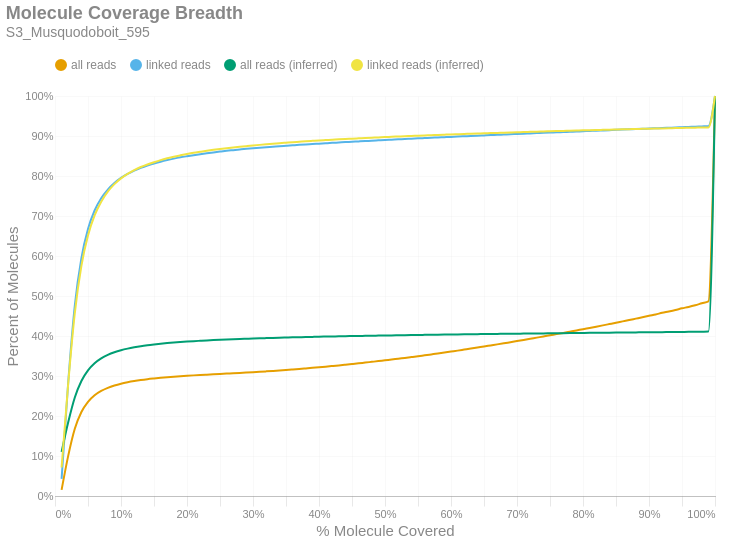

Here is the notebook cell this chart was saved with:
### Markdown cell above
### Molecule Read Coverage
This chart shows molecule coverage breadth as computed by the number of bases aligned to that molecule. In other words, "*how much of each unique long molecule is actually sequenced/aligned?*" Keep in mind there is a distinction between sequences and alignments, since some sequences belonging to a particular molecule may not align well and wouldn't appear in the alignment data. This chart also shows molecule coverage breadth as computed by the *inferred fragment* from which the aligned sequences originate. Unlike read coverage, this calculation takes into account the total insert size, including unsequenced gaps between the forward and reverse reads. Like the previous figures, these are cumulative percents.

### Code cell
if SKIPLR:
    print_html(f"Skipped")
else:
    binned_df = consolidated_hist(valids['coverage_bp'], mask, 0.01, True)
    binned_df_inf = consolidated_hist(valids['coverage_inserts'], mask, 0.01, True)
    binned_df = binned_df.with_columns(pl.lit(binned_df_inf['all reads (cumsum)']).alias('all reads (inferred)'))
    binned_df = binned_df.with_columns(pl.lit(binned_df_inf['linked reads (cumsum)']).alias('linked reads (inferred)'))
    binned_df = binned_df.with_columns(
        (pl.col('bin').cast(pl.Float64) + 0.01).alias('right_edge')
    )

    with SafeRender(binned_df):
        (
            density_plot(binned_df, 'Molecule Coverage Breadth', samplename, 'molcov', ['all reads (inferred)','linked reads (inferred)'])
            .encode(
                #x=alt.X('bin:Q', title="% Molecule Covered").axis(format = '%').scale(padding=0),
                x=alt.X('right_edge:Q', title="% Molecule Covered").axis(format='%').scale(padding=0),
                y=alt.Y('value:Q', title='Percent of Molecules')
                    .axis(format='%')
                    .stack(False)
                    .scale(domainMin=0, padding=0),
                color=alt.Color("key:N").scale(domain = ["all reads", "linked reads", "all reads (inferred)", "linked reads (inferred)"]),
                tooltip = [
                    alt.Tooltip("key:N", title = "Data Type"),
                    alt.Tooltip("range_label:N", title="% Molecule Covered"),
                    alt.Tooltip("value:Q", format = ".2%", title="% Molecules")
                ]
            )
        ).display()

### Figure 1 — Vega-Lite specification as saved in the notebook (floating-point values rounded to 4 significant figures)
{"width": "container", "height": 400, "config": {"title": {"anchor": "start", "dy": -15, "fontSize": 18, "color": "#888888", "subtitleColor": "#888888", "subtitleFontSize": 14}, "arc": {"fill": "#0072B2"}, "axis": {"domainColor": "#888888", "domainWidth": 0.5, "gridWidth": 0.2, "grid": false, "titleFontWeight": 400, "titleFontSize": 15, "labelFontSize": 11, "labelColor": "#888888", "tickColor": "#888888", "tickWidth": 0.2, "titleColor": "#888888"}, "axisBand": {"grid": false}, "axisX": {"grid": true, "tickSize": 10, "domainCap": "round"}, "axisY": {"domain": false, "grid": true, "tickSize": 0, "domainCap": "round"}, "background": "transparent", "header": {"labelFontSize": 15, "labelColor": "#888888", "titleFontSize": 15, "titleFontWeight": 600, "titleColor": "#888888"}, "legend": {"labelFont": "sans-serif", "labelFontSize": 12, "labelColor": "#888888", "symbolSize": 100, "symbolType": "circle", "titleFontSize": 12, "titlePadding": 10, "titleColor": "#888888", "title": null, "orient": "top"}, "range": {"category": ["#E69F00", "#56B4E9", "#009E73", "#F0E442", "#0072B2", "#D55E00", "#CC79A7", "#000000"], "diverging": ["#cfe8f3", "#a2d4ec", "#73bfe2", "#46abdb", "#1696d2", "#12719e"]}, "area": {"fill": "#0072B2", "fillOpacity": 0.7, "line": true, "strokeOpacity": 0.7}, "line": {"color": "#0072B2", "stroke": "#0072B2", "strokeWidth": 2}, "trail": {"color": "#0072B2", "stroke": "#0072B2", "strokeWidth": 0, "size": 1}, "point": {"filled": true, "fillOpacity": 1.0, "size": 95}, "text": {"color": "#888888", "fontSize": 11, "align": "right", "fontWeight": 400, "size": 11}, "bar": {"fill": "#0072B2", "stroke": null}, "view": {"stroke": null, "continuousWidth": 660, "continuousHeight": 400}}, "data": {"name": "data-4811ff3731e0ab9d7b04c48ef76d7fc6"}, "mark": {"type": "line", "interpolate": "monotone", "point": {"opacity": 0, "size": 275}}, "encoding": {"color": {"field": "key", "scale": {"domain": ["all reads", "linked reads", "all reads (inferred)", "linked reads (inferred)"]}, "type": "nominal"}, "tooltip": [{"field": "key", "title": "Data Type", "type": "nominal"}, {"field": "range_label", "title": "% Molecule Covered", "type": "nominal"}, {"field": "value", "format": ".2%", "title": "% Molecules", "type": "quantitative"}], "x": {"axis": {"format": "%"}, "field": "right_edge", "scale": {"padding": 0}, "title": "% Molecule Covered", "type": "quantitative"}, "y": {"axis": {"format": "%"}, "field": "value", "scale": {"domainMin": 0, "padding": 0}, "stack": false, "title": "Percent of Molecules", "type": "quantitative"}}, "params": [{"name": "param_c36ac31b6afebe62", "select": {"type": "point", "fields": ["key"]}, "bind": "legend"}], "title": {"text": "Molecule Coverage Breadth", "subtitle": "S3_Musquodoboit_595"}, "transform": [{"fold": ["all reads (cumsum)", "linked reads (cumsum)", "all reads (inferred)", "linked reads (inferred)"]}, {"calculate": "replace(datum.key, ' (cumsum)', '')", "as": "key"}, {"filter": {"param": "param_c36ac31b6afebe62"}}], "usermeta": {"embedOptions": {"downloadFileName": "S3_Musquodoboit_595.molcov"}}, "$schema": "https://vega.github.io/schema/vega-lite/v6.1.0.json", "datasets": {"data-4811ff3731e0ab9d7b04c48ef76d7fc6": [{"bin": "0.0", "interval": "0.0-0.01", "all reads": 0.01544, "linked reads": 0.04272, "all reads (cumsum)": 0.01544, "linked reads (cumsum)": 0.04272, "range_label": "0.0-0.01", "all reads (inferred)": 0.1104, "linked reads (inferred)": 0.07127, "right_edge": 0.01}, {"bin": "0.01", "interval": "0.01-0.02", "all reads": 0.08495, "linked reads": 0.241, "all reads (cumsum)": 0.1004, "linked reads (cumsum)": 0.2837, "range_label": "0.01-0.02", "all reads (inferred)": 0.1842, "linked reads (inferred)": 0.281, "right_edge": 0.02}, {"bin": "0.02", "interval": "0.02-0.03", "all reads": 0.06761, "linked reads": 0.1921, "all reads (cumsum)": 0.168, "linked reads (cumsum)": 0.4758, "range_label": "0.02-0.03", "all reads (inferred)": 0.2462, "linked reads (inferred)": 0.4574, "right_edge": 0.03}, {"bin": "0.03", "interval": "0.03-0.04", "all reads": 0.04191, "linked reads": 0.119, "all reads (cumsum)": 0.2099, "linked reads (cumsum)": 0.5948, "range_label": "0.03-0.04", "all reads (inferred)": 0.2876, "linked reads (inferred)": 0.5755, "right_edge": 0.04}, {"bin": "0.04", "interval": "0.04-0.05", "all reads": 0.02562, "linked reads": 0.07264, "all reads (cumsum)": 0.2355, "linked reads (cumsum)": 0.6674, "range_label": "0.04-0.05", "all reads (inferred)": 0.3142, "linked reads (inferred)": 0.6512, "right_edge": 0.05}, {"bin": "0.05", "interval": "0.05-0.06", "all reads": 0.01638, "linked reads": 0.04629, "all reads (cumsum)": 0.2519, "linked reads (cumsum)": 0.7137, "range_label": "0.05-0.06", "all reads (inferred)": 0.3319, "linked reads (inferred)": 0.7016, "right_edge": 0.06}, {"bin": "0.06", "interval": "0.06-0.07", "all reads": 0.01085, "linked reads": 0.03064, "all reads (cumsum)": 0.2627, "linked reads (cumsum)": 0.7443, "range_label": "0.06-0.07", "all reads (inferred)": 0.344, "linked reads (inferred)": 0.7358, "right_edge": 0.07}, {"bin": "0.07", "interval": "0.07-0.08", "all reads": 0.007681, "linked reads": 0.02166, "all reads (cumsum)": 0.2704, "linked reads (cumsum)": 0.766, "range_label": "0.07-0.08", "all reads (inferred)": 0.3528, "linked reads (inferred)": 0.7608, "right_edge": 0.08}, {"bin": "0.08", "interval": "0.08-0.09", "all reads": 0.005814, "linked reads": 0.01632, "all reads (cumsum)": 0.2762, "linked reads (cumsum)": 0.7823, "range_label": "0.08-0.09", "all reads (inferred)": 0.3594, "linked reads (inferred)": 0.7796, "right_edge": 0.09}, {"bin": "0.09", "interval": "0.09-0.1", "all reads": 0.004568, "linked reads": 0.01281, "all reads (cumsum)": 0.2808, "linked reads (cumsum)": 0.7951, "range_label": "0.09-0.1", "all reads (inferred)": 0.3645, "linked reads (inferred)": 0.794, "right_edge": 0.1}, {"bin": "0.1", "interval": "0.1-0.11", "all reads": 0.003552, "linked reads": 0.009902, "all reads (cumsum)": 0.2844, "linked reads (cumsum)": 0.805, "range_label": "0.1-0.11", "all reads (inferred)": 0.3685, "linked reads (inferred)": 0.8053, "right_edge": 0.11}, {"bin": "0.11", "interval": "0.11-0.12", "all reads": 0.002991, "linked reads": 0.00838, "all reads (cumsum)": 0.2874, "linked reads (cumsum)": 0.8134, "range_label": "0.11-0.12", "all reads (inferred)": 0.3717, "linked reads (inferred)": 0.8145, "right_edge": 0.12}, {"bin": "0.12", "interval": "0.12-0.13", "all reads": 0.002527, "linked reads": 0.007007, "all reads (cumsum)": 0.2899, "linked reads (cumsum)": 0.8204, "range_label": "0.12-0.13", "all reads (inferred)": 0.3745, "linked reads (inferred)": 0.8224, "right_edge": 0.13}, {"bin": "0.13", "interval": "0.13-0.14", "all reads": 0.002121, "linked reads": 0.005901, "all reads (cumsum)": 0.292, "linked reads (cumsum)": 0.8263, "range_label": "0.13-0.14", "all reads (inferred)": 0.3768, "linked reads (inferred)": 0.8289, "right_edge": 0.14}, {"bin": "0.14", "interval": "0.14-0.15", "all reads": 0.001777, "linked reads": 0.004883, "all reads (cumsum)": 0.2938, "linked reads (cumsum)": 0.8312, "range_label": "0.14-0.15", "all reads (inferred)": 0.3788, "linked reads (inferred)": 0.8345, "right_edge": 0.15}, {"bin": "0.15", "interval": "0.15-0.16", "all reads": 0.001649, "linked reads": 0.004537, "all reads (cumsum)": 0.2954, "linked reads (cumsum)": 0.8358, "range_label": "0.15-0.16", "all reads (inferred)": 0.3806, "linked reads (inferred)": 0.8397, "right_edge": 0.16}, {"bin": "0.16", "interval": "0.16-0.17", "all reads": 0.001474, "linked reads": 0.004036, "all reads (cumsum)": 0.2969, "linked reads (cumsum)": 0.8398, "range_label": "0.16-0.17", "all reads (inferred)": 0.3822, "linked reads (inferred)": 0.8442, "right_edge": 0.17}, {"bin": "0.17", "interval": "0.17-0.18", "all reads": 0.001339, "linked reads": 0.003604, "all reads (cumsum)": 0.2982, "linked reads (cumsum)": 0.8434, "range_label": "0.17-0.18", "all reads (inferred)": 0.3837, "linked reads (inferred)": 0.8482, "right_edge": 0.18}, {"bin": "0.18", "interval": "0.18-0.19", "all reads": 0.001223, "linked reads": 0.00322, "all reads (cumsum)": 0.2995, "linked reads (cumsum)": 0.8466, "range_label": "0.18-0.19", "all reads (inferred)": 0.3849, "linked reads (inferred)": 0.8517, "right_edge": 0.19}, {"bin": "0.19", "interval": "0.19-0.2", "all reads": 0.001081, "linked reads": 0.002831, "all reads (cumsum)": 0.3005, "linked reads (cumsum)": 0.8494, "range_label": "0.19-0.2", "all reads (inferred)": 0.3861, "linked reads (inferred)": 0.8549, "right_edge": 0.2}, {"bin": "0.2", "interval": "0.2-0.21", "all reads": 0.001016, "linked reads": 0.002684, "all reads (cumsum)": 0.3016, "linked reads (cumsum)": 0.8521, "range_label": "0.2-0.21", "all reads (inferred)": 0.3871, "linked reads (inferred)": 0.8579, "right_edge": 0.21}, {"bin": "0.21", "interval": "0.21-0.22", "all reads": 0.0009489, "linked reads": 0.002402, "all reads (cumsum)": 0.3025, "linked reads (cumsum)": 0.8545, "range_label": "0.21-0.22", "all reads (inferred)": 0.388, "linked reads (inferred)": 0.8605, "right_edge": 0.22}, {"bin": "0.22", "interval": "0.22-0.23", "all reads": 0.0008994, "linked reads": 0.00226, "all reads (cumsum)": 0.3034, "linked reads (cumsum)": 0.8568, "range_label": "0.22-0.23", "all reads (inferred)": 0.3889, "linked reads (inferred)": 0.8631, "right_edge": 0.23}, {"bin": "0.23", "interval": "0.23-0.24", "all reads": 0.0008879, "linked reads": 0.00217, "all reads (cumsum)": 0.3043, "linked reads (cumsum)": 0.859, "range_label": "0.23-0.24", "all reads (inferred)": 0.3898, "linked reads (inferred)": 0.8654, "right_edge": 0.24}, {"bin": "0.24", "interval": "0.24-0.25", "all reads": 0.0008683, "linked reads": 0.002043, "all reads (cumsum)": 0.3052, "linked reads (cumsum)": 0.861, "range_label": "0.24-0.25", "all reads (inferred)": 0.3905, "linked reads (inferred)": 0.8675, "right_edge": 0.25}, {"bin": "0.25", "interval": "0.25-0.26", "all reads": 0.0008216, "linked reads": 0.00195, "all reads (cumsum)": 0.306, "linked reads (cumsum)": 0.863, "range_label": "0.25-0.26", "all reads (inferred)": 0.3912, "linked reads (inferred)": 0.8695, "right_edge": 0.26}, {"bin": "0.26", "interval": "0.26-0.27", "all reads": 0.0007704, "linked reads": 0.001657, "all reads (cumsum)": 0.3068, "linked reads (cumsum)": 0.8646, "range_label": "0.26-0.27", "all reads (inferred)": 0.3919, "linked reads (inferred)": 0.8713, "right_edge": 0.27}, {"bin": "0.27", "interval": "0.27-0.28", "all reads": 0.0008487, "linked reads": 0.001654, "all reads (cumsum)": 0.3076, "linked reads (cumsum)": 0.8663, "range_label": "0.27-0.28", "all reads (inferred)": 0.3925, "linked reads (inferred)": 0.873, "right_edge": 0.28}, {"bin": "0.28", "interval": "0.28-0.29", "all reads": 0.0009235, "linked reads": 0.001612, "all reads (cumsum)": 0.3085, "linked reads (cumsum)": 0.8679, "range_label": "0.28-0.29", "all reads (inferred)": 0.3931, "linked reads (inferred)": 0.8747, "right_edge": 0.29}, {"bin": "0.29", "interval": "0.29-0.3", "all reads": 0.0009604, "linked reads": 0.001456, "all reads (cumsum)": 0.3095, "linked reads (cumsum)": 0.8693, "range_label": "0.29-0.3", "all reads (inferred)": 0.3937, "linked reads (inferred)": 0.8763, "right_edge": 0.3}, {"bin": "0.3", "interval": "0.3-0.31", "all reads": 0.001017, "linked reads": 0.001377, "all reads (cumsum)": 0.3105, "linked reads (cumsum)": 0.8707, "range_label": "0.3-0.31", "all reads (inferred)": 0.3942, "linked reads (inferred)": 0.8778, "right_edge": 0.31}, {"bin": "0.31", "interval": "0.31-0.32", "all reads": 0.001072, "linked reads": 0.001321, "all reads (cumsum)": 0.3116, "linked reads (cumsum)": 0.872, "range_label": "0.31-0.32", "all reads (inferred)": 0.3947, "linked reads (inferred)": 0.8793, "right_edge": 0.32}, {"bin": "0.32", "interval": "0.32-0.33", "all reads": 0.0011, "linked reads": 0.001204, "all reads (cumsum)": 0.3127, "linked reads (cumsum)": 0.8732, "range_label": "0.32-0.33", "all reads (inferred)": 0.3952, "linked reads (inferred)": 0.8807, "right_edge": 0.33}, {"bin": "0.33", "interval": "0.33-0.34", "all reads": 0.001139, "linked reads": 0.001268, "all reads (cumsum)": 0.3138, "linked reads (cumsum)": 0.8745, "range_label": "0.33-0.34", "all reads (inferred)": 0.3957, "linked reads (inferred)": 0.882, "right_edge": 0.34}, {"bin": "0.34", "interval": "0.34-0.35", "all reads": 0.001224, "linked reads": 0.001139, "all reads (cumsum)": 0.315, "linked reads (cumsum)": 0.8756, "range_label": "0.34-0.35", "all reads (inferred)": 0.3962, "linked reads (inferred)": 0.8833, "right_edge": 0.35}, {"bin": "0.35", "interval": "0.35-0.36", "all reads": 0.001284, "linked reads": 0.001136, "all reads (cumsum)": 0.3163, "linked reads (cumsum)": 0.8768, "range_label": "0.35-0.36", "all reads (inferred)": 0.3966, "linked reads (inferred)": 0.8845, "right_edge": 0.36}, {"bin": "0.36", "interval": "0.36-0.37", "all reads": 0.001308, "linked reads": 0.001128, "all reads (cumsum)": 0.3176, "linked reads (cumsum)": 0.8779, "range_label": "0.36-0.37", "all reads (inferred)": 0.397, "linked reads (inferred)": 0.8856, "right_edge": 0.37}, {"bin": "0.37", "interval": "0.37-0.38", "all reads": 0.001357, "linked reads": 0.001047, "all reads (cumsum)": 0.319, "linked reads (cumsum)": 0.879, "range_label": "0.37-0.38", "all reads (inferred)": 0.3974, "linked reads (inferred)": 0.8868, "right_edge": 0.38}, {"bin": "0.38", "interval": "0.38-0.39", "all reads": 0.00137, "linked reads": 0.0009562, "all reads (cumsum)": 0.3204, "linked reads (cumsum)": 0.8799, "range_label": "0.38-0.39", "all reads (inferred)": 0.3978, "linked reads (inferred)": 0.8878, "right_edge": 0.39}, {"bin": "0.39", "interval": "0.39-0.4", "all reads": 0.001461, "linked reads": 0.001001, "all reads (cumsum)": 0.3218, "linked reads (cumsum)": 0.8809, "range_label": "0.39-0.4", "all reads (inferred)": 0.3982, "linked reads (inferred)": 0.8889, "right_edge": 0.4}, {"bin": "0.4", "interval": "0.4-0.41", "all reads": 0.001523, "linked reads": 0.0009842, "all reads (cumsum)": 0.3233, "linked reads (cumsum)": 0.8819, "range_label": "0.4-0.41", "all reads (inferred)": 0.3985, "linked reads (inferred)": 0.8899, "right_edge": 0.41}, {"bin": "0.41", "interval": "0.41-0.42", "all reads": 0.00158, "linked reads": 0.0009694, "all reads (cumsum)": 0.3249, "linked reads (cumsum)": 0.8829, "range_label": "0.41-0.42", "all reads (inferred)": 0.3989, "linked reads (inferred)": 0.8908, "right_edge": 0.42}, {"bin": "0.42", "interval": "0.42-0.43", "all reads": 0.001605, "linked reads": 0.0009101, "all reads (cumsum)": 0.3265, "linked reads (cumsum)": 0.8838, "range_label": "0.42-0.43", "all reads (inferred)": 0.3992, "linked reads (inferred)": 0.8917, "right_edge": 0.43}, {"bin": "0.43", "interval": "0.43-0.44", "all reads": 0.001677, "linked reads": 0.0009298, "all reads (cumsum)": 0.3282, "linked reads (cumsum)": 0.8847, "range_label": "0.43-0.44", "all reads (inferred)": 0.3995, "linked reads (inferred)": 0.8926, "right_edge": 0.44}, {"bin": "0.44", "interval": "0.44-0.45", "all reads": 0.001709, "linked reads": 0.0008754, "all reads (cumsum)": 0.3299, "linked reads (cumsum)": 0.8856, "range_label": "0.44-0.45", "all reads (inferred)": 0.3998, "linked reads (inferred)": 0.8934, "right_edge": 0.45}, {"bin": "0.45", "interval": "0.45-0.46", "all reads": 0.001754, "linked reads": 0.0009183, "all reads (cumsum)": 0.3317, "linked reads (cumsum)": 0.8865, "range_label": "0.45-0.46", "all reads (inferred)": 0.4001, "linked reads (inferred)": 0.8942, "right_edge": 0.46}, {"bin": "0.46", "interval": "0.46-0.47", "all reads": 0.001874, "linked reads": 0.0008886, "all reads (cumsum)": 0.3335, "linked reads (cumsum)": 0.8874, "range_label": "0.46-0.47", "all reads (inferred)": 0.4004, "linked reads (inferred)": 0.895, "right_edge": 0.47}, {"bin": "0.47", "interval": "0.47-0.48", "all reads": 0.001828, "linked reads": 0.0007963, "all reads (cumsum)": 0.3354, "linked reads (cumsum)": 0.8882, "range_label": "0.47-0.48", "all reads (inferred)": 0.4007, "linked reads (inferred)": 0.8958, "right_edge": 0.48}, {"bin": "0.48", "interval": "0.48-0.49", "all reads": 0.001839, "linked reads": 0.0009167, "all reads (cumsum)": 0.3372, "linked reads (cumsum)": 0.8891, "range_label": "0.48-0.49", "all reads (inferred)": 0.401, "linked reads (inferred)": 0.8965, "right_edge": 0.49}, {"bin": "0.49", "interval": "0.49-0.5", "all reads": 0.002078, "linked reads": 0.0009216, "all reads (cumsum)": 0.3393, "linked reads (cumsum)": 0.89, "range_label": "0.49-0.5", "all reads (inferred)": 0.4013, "linked reads (inferred)": 0.8973, "right_edge": 0.5}, {"bin": "0.5", "interval": "0.5-0.51", "all reads": 0.001872, "linked reads": 0.0008194, "all reads (cumsum)": 0.3412, "linked reads (cumsum)": 0.8908, "range_label": "0.5-0.51", "all reads (inferred)": 0.4015, "linked reads (inferred)": 0.898, "right_edge": 0.51}, {"bin": "0.51", "interval": "0.51-0.52", "all reads": 0.002124, "linked reads": 0.0008408, "all reads (cumsum)": 0.3433, "linked reads (cumsum)": 0.8917, "range_label": "0.51-0.52", "all reads (inferred)": 0.4018, "linked reads (inferred)": 0.8987, "right_edge": 0.52}, {"bin": "0.52", "interval": "0.52-0.53", "all reads": 0.001982, "linked reads": 0.0007699, "all reads (cumsum)": 0.3453, "linked reads (cumsum)": 0.8924, "range_label": "0.52-0.53", "all reads (inferred)": 0.4021, "linked reads (inferred)": 0.8994, "right_edge": 0.53}, {"bin": "0.53", "interval": "0.53-0.54", "all reads": 0.002096, "linked reads": 0.000854, "all reads (cumsum)": 0.3474, "linked reads (cumsum)": 0.8933, "range_label": "0.53-0.54", "all reads (inferred)": 0.4023, "linked reads (inferred)": 0.9001, "right_edge": 0.54}, {"bin": "0.54", "interval": "0.54-0.55", "all reads": 0.002137, "linked reads": 0.0008111, "all reads (cumsum)": 0.3495, "linked reads (cumsum)": 0.8941, "range_label": "0.54-0.55", "all reads (inferred)": 0.4026, "linked reads (inferred)": 0.9008, "right_edge": 0.55}, {"bin": "0.55", "interval": "0.55-0.56", "all reads": 0.002274, "linked reads": 0.0007435, "all reads (cumsum)": 0.3518, "linked reads (cumsum)": 0.8949, "range_label": "0.55-0.56", "all reads (inferred)": 0.4028, "linked reads (inferred)": 0.9015, "right_edge": 0.56}, {"bin": "0.56", "interval": "0.56-0.57", "all reads": 0.002252, "linked reads": 0.0007452, "all reads (cumsum)": 0.354, "linked reads (cumsum)": 0.8956, "range_label": "0.56-0.57", "all reads (inferred)": 0.4031, "linked reads (inferred)": 0.9021, "right_edge": 0.57}, {"bin": "0.57", "interval": "0.57-0.58", "all reads": 0.002248, "linked reads": 0.0007155, "all reads (cumsum)": 0.3563, "linked reads (cumsum)": 0.8963, "range_label": "0.57-0.58", "all reads (inferred)": 0.4033, "linked reads (inferred)": 0.9028, "right_edge": 0.58}, {"bin": "0.58", "interval": "0.58-0.59", "all reads": 0.002377, "linked reads": 0.0007468, "all reads (cumsum)": 0.3586, "linked reads (cumsum)": 0.8971, "range_label": "0.58-0.59", "all reads (inferred)": 0.4035, "linked reads (inferred)": 0.9034, "right_edge": 0.59}, {"bin": "0.59", "interval": "0.59-0.6", "all reads": 0.002408, "linked reads": 0.0007435, "all reads (cumsum)": 0.3611, "linked reads (cumsum)": 0.8978, "range_label": "0.59-0.6", "all reads (inferred)": 0.4038, "linked reads (inferred)": 0.904, "right_edge": 0.6}, {"bin": "0.6", "interval": "0.6-0.61", "all reads": 0.002379, "linked reads": 0.000699, "all reads (cumsum)": 0.3634, "linked reads (cumsum)": 0.8985, "range_label": "0.6-0.61", "all reads (inferred)": 0.404, "linked reads (inferred)": 0.9045, "right_edge": 0.61}, {"bin": "0.61", "interval": "0.61-0.62", "all reads": 0.002541, "linked reads": 0.0007963, "all reads (cumsum)": 0.366, "linked reads (cumsum)": 0.8993, "range_label": "0.61-0.62", "all reads (inferred)": 0.4042, "linked reads (inferred)": 0.9051, "right_edge": 0.62}, {"bin": "0.62", "interval": "0.62-0.63", "all reads": 0.002538, "linked reads": 0.0008144, "all reads (cumsum)": 0.3685, "linked reads (cumsum)": 0.9001, "range_label": "0.62-0.63", "all reads (inferred)": 0.4044, "linked reads (inferred)": 0.9057, "right_edge": 0.63}, {"bin": "0.63", "interval": "0.63-0.64", "all reads": 0.00262, "linked reads": 0.0007567, "all reads (cumsum)": 0.3711, "linked reads (cumsum)": 0.9009, "range_label": "0.63-0.64", "all reads (inferred)": 0.4046, "linked reads (inferred)": 0.9062, "right_edge": 0.64}, {"bin": "0.64", "interval": "0.64-0.65", "all reads": 0.002551, "linked reads": 0.0006792, "all reads (cumsum)": 0.3737, "linked reads (cumsum)": 0.9016, "range_label": "0.64-0.65", "all reads (inferred)": 0.4048, "linked reads (inferred)": 0.9067, "right_edge": 0.65}, {"bin": "0.65", "interval": "0.65-0.66", "all reads": 0.002686, "linked reads": 0.0006891, "all reads (cumsum)": 0.3764, "linked reads (cumsum)": 0.9022, "range_label": "0.65-0.66", "all reads (inferred)": 0.405, "linked reads (inferred)": 0.9073, "right_edge": 0.66}, {"bin": "0.66", "interval": "0.66-0.67", "all reads": 0.002669, "linked reads": 0.0007551, "all reads (cumsum)": 0.379, "linked reads (cumsum)": 0.903, "range_label": "0.66-0.67", "all reads (inferred)": 0.4052, "linked reads (inferred)": 0.9078, "right_edge": 0.67}, {"bin": "0.67", "interval": "0.67-0.68", "all reads": 0.002707, "linked reads": 0.0006924, "all reads (cumsum)": 0.3817, "linked reads (cumsum)": 0.9037, "range_label": "0.67-0.68", "all reads (inferred)": 0.4054, "linked reads (inferred)": 0.9084, "right_edge": 0.68}, {"bin": "0.68", "interval": "0.68-0.69", "all reads": 0.00276, "linked reads": 0.0007139, "all reads (cumsum)": 0.3845, "linked reads (cumsum)": 0.9044, "range_label": "0.68-0.69", "all reads (inferred)": 0.4056, "linked reads (inferred)": 0.9089, "right_edge": 0.69}, {"bin": "0.69", "interval": "0.69-0.7", "all reads": 0.00275, "linked reads": 0.0006727, "all reads (cumsum)": 0.3873, "linked reads (cumsum)": 0.9051, "range_label": "0.69-0.7", "all reads (inferred)": 0.4058, "linked reads (inferred)": 0.9094, "right_edge": 0.7}, {"bin": "0.7", "interval": "0.7-0.71", "all reads": 0.002817, "linked reads": 0.0006957, "all reads (cumsum)": 0.3901, "linked reads (cumsum)": 0.9058, "range_label": "0.7-0.71", "all reads (inferred)": 0.406, "linked reads (inferred)": 0.9099, "right_edge": 0.71}, {"bin": "0.71", "interval": "0.71-0.72", "all reads": 0.002879, "linked reads": 0.0007238, "all reads (cumsum)": 0.393, "linked reads (cumsum)": 0.9065, "range_label": "0.71-0.72", "all reads (inferred)": 0.4062, "linked reads (inferred)": 0.9104, "right_edge": 0.72}, {"bin": "0.72", "interval": "0.72-0.73", "all reads": 0.002946, "linked reads": 0.0007023, "all reads (cumsum)": 0.3959, "linked reads (cumsum)": 0.9072, "range_label": "0.72-0.73", "all reads (inferred)": 0.4064, "linked reads (inferred)": 0.9109, "right_edge": 0.73}, {"bin": "0.73", "interval": "0.73-0.74", "all reads": 0.002881, "linked reads": 0.0007402, "all reads (cumsum)": 0.3988, "linked reads (cumsum)": 0.9079, "range_label": "0.73-0.74", "all reads (inferred)": 0.4066, "linked reads (inferred)": 0.9113, "right_edge": 0.74}, {"bin": "0.74", "interval": "0.74-0.75", "all reads": 0.003013, "linked reads": 0.0006743, "all reads (cumsum)": 0.4018, "linked reads (cumsum)": 0.9086, "range_label": "0.74-0.75", "all reads (inferred)": 0.4068, "linked reads (inferred)": 0.9118, "right_edge": 0.75}, {"bin": "0.75", "interval": "0.75-0.76", "all reads": 0.002928, "linked reads": 0.0006034, "all reads (cumsum)": 0.4047, "linked reads (cumsum)": 0.9092, "range_label": "0.75-0.76", "all reads (inferred)": 0.4069, "linked reads (inferred)": 0.9123, "right_edge": 0.76}, {"bin": "0.76", "interval": "0.76-0.77", "all reads": 0.003005, "linked reads": 0.0006957, "all reads (cumsum)": 0.4077, "linked reads (cumsum)": 0.9099, "range_label": "0.76-0.77", "all reads (inferred)": 0.4071, "linked reads (inferred)": 0.9128, "right_edge": 0.77}, {"bin": "0.77", "interval": "0.77-0.78", "all reads": 0.003057, "linked reads": 0.0006578, "all reads (cumsum)": 0.4108, "linked reads (cumsum)": 0.9106, "range_label": "0.77-0.78", "all reads (inferred)": 0.4073, "linked reads (inferred)": 0.9132, "right_edge": 0.78}, {"bin": "0.78", "interval": "0.78-0.79", "all reads": 0.003065, "linked reads": 0.0006776, "all reads (cumsum)": 0.4138, "linked reads (cumsum)": 0.9112, "range_label": "0.78-0.79", "all reads (inferred)": 0.4075, "linked reads (inferred)": 0.9137, "right_edge": 0.79}, {"bin": "0.79", "interval": "0.79-0.8", "all reads": 0.003259, "linked reads": 0.0006397, "all reads (cumsum)": 0.4171, "linked reads (cumsum)": 0.9119, "range_label": "0.79-0.8", "all reads (inferred)": 0.4077, "linked reads (inferred)": 0.9141, "right_edge": 0.8}, {"bin": "0.8", "interval": "0.8-0.81", "all reads": 0.003034, "linked reads": 0.0006776, "all reads (cumsum)": 0.4201, "linked reads (cumsum)": 0.9126, "range_label": "0.8-0.81", "all reads (inferred)": 0.4078, "linked reads (inferred)": 0.9146, "right_edge": 0.81}, {"bin": "0.81", "interval": "0.81-0.82", "all reads": 0.003166, "linked reads": 0.0006496, "all reads (cumsum)": 0.4233, "linked reads (cumsum)": 0.9132, "range_label": "0.81-0.82", "all reads (inferred)": 0.408, "linked reads (inferred)": 0.915, "right_edge": 0.82}, {"bin": "0.82", "interval": "0.82-0.83", "all reads": 0.003234, "linked reads": 0.0007172, "all reads (cumsum)": 0.4265, "linked reads (cumsum)": 0.9139, "range_label": "0.82-0.83", "all reads (inferred)": 0.4082, "linked reads (inferred)": 0.9154, "right_edge": 0.83}, {"bin": "0.83", "interval": "0.83-0.84", "all reads": 0.003276, "linked reads": 0.0007139, "all reads (cumsum)": 0.4298, "linked reads (cumsum)": 0.9146, "range_label": "0.83-0.84", "all reads (inferred)": 0.4083, "linked reads (inferred)": 0.9158, "right_edge": 0.84}, {"bin": "0.84", "interval": "0.84-0.85", "all reads": 0.003286, "linked reads": 0.0007056, "all reads (cumsum)": 0.4331, "linked reads (cumsum)": 0.9154, "range_label": "0.84-0.85", "all reads (inferred)": 0.4085, "linked reads (inferred)": 0.9162, "right_edge": 0.85}, {"bin": "0.85", "interval": "0.85-0.86", "all reads": 0.003436, "linked reads": 0.0006694, "all reads (cumsum)": 0.4365, "linked reads (cumsum)": 0.916, "range_label": "0.85-0.86", "all reads (inferred)": 0.4087, "linked reads (inferred)": 0.9166, "right_edge": 0.86}, {"bin": "0.86", "interval": "0.86-0.87", "all reads": 0.003383, "linked reads": 0.0006446, "all reads (cumsum)": 0.4399, "linked reads (cumsum)": 0.9167, "range_label": "0.86-0.87", "all reads (inferred)": 0.4088, "linked reads (inferred)": 0.917, "right_edge": 0.87}, {"bin": "0.87", "interval": "0.87-0.88", "all reads": 0.003468, "linked reads": 0.0006166, "all reads (cumsum)": 0.4434, "linked reads (cumsum)": 0.9173, "range_label": "0.87-0.88", "all reads (inferred)": 0.409, "linked reads (inferred)": 0.9174, "right_edge": 0.88}, {"bin": "0.88", "interval": "0.88-0.89", "all reads": 0.003455, "linked reads": 0.0006694, "all reads (cumsum)": 0.4468, "linked reads (cumsum)": 0.918, "range_label": "0.88-0.89", "all reads (inferred)": 0.4092, "linked reads (inferred)": 0.9178, "right_edge": 0.89}, {"bin": "0.89", "interval": "0.89-0.9", "all reads": 0.003686, "linked reads": 0.0007007, "all reads (cumsum)": 0.4505, "linked reads (cumsum)": 0.9187, "range_label": "0.89-0.9", "all reads (inferred)": 0.4093, "linked reads (inferred)": 0.9182, "right_edge": 0.9}, {"bin": "0.9", "interval": "0.9-0.91", "all reads": 0.003445, "linked reads": 0.0006694, "all reads (cumsum)": 0.454, "linked reads (cumsum)": 0.9193, "range_label": "0.9-0.91", "all reads (inferred)": 0.4095, "linked reads (inferred)": 0.9186, "right_edge": 0.91}, {"bin": "0.91", "interval": "0.91-0.92", "all reads": 0.003933, "linked reads": 0.0006842, "all reads (cumsum)": 0.4579, "linked reads (cumsum)": 0.92, "range_label": "0.91-0.92", "all reads (inferred)": 0.4097, "linked reads (inferred)": 0.919, "right_edge": 0.92}, {"bin": "0.92", "interval": "0.92-0.93", "all reads": 0.00346, "linked reads": 0.0006479, "all reads (cumsum)": 0.4614, "linked reads (cumsum)": 0.9207, "range_label": "0.92-0.93", "all reads (inferred)": 0.4098, "linked reads (inferred)": 0.9194, "right_edge": 0.93}, {"bin": "0.93", "interval": "0.93-0.94", "all reads": 0.003687, "linked reads": 0.0006397, "all reads (cumsum)": 0.4651, "linked reads (cumsum)": 0.9213, "range_label": "0.93-0.94", "all reads (inferred)": 0.41, "linked reads (inferred)": 0.9197, "right_edge": 0.94}, {"bin": "0.94", "interval": "0.94-0.95", "all reads": 0.004093, "linked reads": 0.0006957, "all reads (cumsum)": 0.4692, "linked reads (cumsum)": 0.922, "range_label": "0.94-0.95", "all reads (inferred)": 0.4102, "linked reads (inferred)": 0.9201, "right_edge": 0.95}, {"bin": "0.95", "interval": "0.95-0.96", "all reads": 0.003587, "linked reads": 0.0006694, "all reads (cumsum)": 0.4727, "linked reads (cumsum)": 0.9227, "range_label": "0.95-0.96", "all reads (inferred)": 0.4104, "linked reads (inferred)": 0.9205, "right_edge": 0.96}, {"bin": "0.96", "interval": "0.96-0.97", "all reads": 0.004177, "linked reads": 0.0007073, "all reads (cumsum)": 0.4769, "linked reads (cumsum)": 0.9234, "range_label": "0.96-0.97", "all reads (inferred)": 0.4106, "linked reads (inferred)": 0.9208, "right_edge": 0.97}, {"bin": "0.97", "interval": "0.97-0.98", "all reads": 0.004786, "linked reads": 0.0006149, "all reads (cumsum)": 0.4817, "linked reads (cumsum)": 0.924, "range_label": "0.97-0.98", "all reads (inferred)": 0.4108, "linked reads (inferred)": 0.9212, "right_edge": 0.98}, {"bin": "0.98", "interval": "0.98-0.99", "all reads": 0.00459, "linked reads": 0.0006628, "all reads (cumsum)": 0.4863, "linked reads (cumsum)": 0.9246, "range_label": "0.98-0.99", "all reads (inferred)": 0.4111, "linked reads (inferred)": 0.9215, "right_edge": 0.99}, {"bin": "0.99", "interval": "0.99-1.0", "all reads": 0.5137, "linked reads": 0.07536, "all reads (cumsum)": 1.0, "linked reads (cumsum)": 1.0, "range_label": "0.99-1.0", "all reads (inferred)": 1.0, "linked reads (inferred)": 1.0, "right_edge": 1.0}]}}
